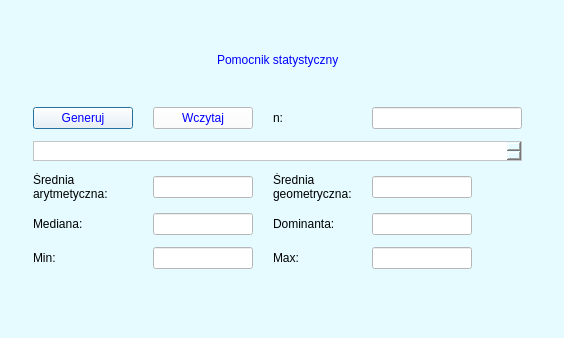
<?xml version="1.0" encoding="UTF-8"?>
<ui version="4.0">
 <class>Dialog</class>
 <widget class="QDialog" name="Dialog">
  <property name="geometry">
   <rect>
    <x>0</x>
    <y>0</y>
    <width>564</width>
    <height>338</height>
   </rect>
  </property>
  <property name="windowTitle">
   <string>Pomocnik</string>
  </property>
  <property name="styleSheet">
   <string notr="true">background-color:rgb(229, 251, 255)</string>
  </property>
  <widget class="QWidget" name="gridLayoutWidget">
   <property name="geometry">
    <rect>
     <x>19</x>
     <y>19</y>
     <width>521</width>
     <height>261</height>
    </rect>
   </property>
   <layout class="QGridLayout" name="gridLayout">
    <item row="3" column="0" colspan="4">
     <widget class="QTextEdit" name="liczbyEdit">
      <property name="maximumSize">
       <size>
        <width>16777215</width>
        <height>20</height>
       </size>
      </property>
      <property name="styleSheet">
       <string notr="true">background-color:white;</string>
      </property>
     </widget>
    </item>
    <item row="2" column="3">
     <widget class="QLineEdit" name="liczbaEdit">
      <property name="maximumSize">
       <size>
        <width>150</width>
        <height>16777215</height>
       </size>
      </property>
      <property name="styleSheet">
       <string notr="true">background-color:white;</string>
      </property>
     </widget>
    </item>
    <item row="5" column="3">
     <widget class="QLineEdit" name="dominantaEdit">
      <property name="enabled">
       <bool>false</bool>
      </property>
      <property name="maximumSize">
       <size>
        <width>100</width>
        <height>16777215</height>
       </size>
      </property>
      <property name="styleSheet">
       <string notr="true">background-color:white;</string>
      </property>
     </widget>
    </item>
    <item row="4" column="3">
     <widget class="QLineEdit" name="geometrycznaEdit">
      <property name="enabled">
       <bool>false</bool>
      </property>
      <property name="minimumSize">
       <size>
        <width>100</width>
        <height>0</height>
       </size>
      </property>
      <property name="maximumSize">
       <size>
        <width>100</width>
        <height>16777215</height>
       </size>
      </property>
      <property name="styleSheet">
       <string notr="true">background-color:white;</string>
      </property>
     </widget>
    </item>
    <item row="4" column="2">
     <widget class="QLabel" name="label_6">
      <property name="maximumSize">
       <size>
        <width>100</width>
        <height>16777215</height>
       </size>
      </property>
      <property name="text">
       <string>Średnia geometryczna:</string>
      </property>
      <property name="wordWrap">
       <bool>true</bool>
      </property>
     </widget>
    </item>
    <item row="4" column="0">
     <widget class="QLabel" name="label_3">
      <property name="maximumSize">
       <size>
        <width>100</width>
        <height>16777215</height>
       </size>
      </property>
      <property name="text">
       <string>Średnia arytmetyczna:</string>
      </property>
      <property name="wordWrap">
       <bool>true</bool>
      </property>
     </widget>
    </item>
    <item row="5" column="1">
     <widget class="QLineEdit" name="medianaEdit">
      <property name="enabled">
       <bool>false</bool>
      </property>
      <property name="maximumSize">
       <size>
        <width>100</width>
        <height>16777215</height>
       </size>
      </property>
      <property name="styleSheet">
       <string notr="true">background-color:white;</string>
      </property>
     </widget>
    </item>
    <item row="4" column="1">
     <widget class="QLineEdit" name="arytmetycznaEdit">
      <property name="enabled">
       <bool>false</bool>
      </property>
      <property name="minimumSize">
       <size>
        <width>100</width>
        <height>0</height>
       </size>
      </property>
      <property name="maximumSize">
       <size>
        <width>100</width>
        <height>16777215</height>
       </size>
      </property>
      <property name="styleSheet">
       <string notr="true">background-color:white;</string>
      </property>
     </widget>
    </item>
    <item row="6" column="0">
     <widget class="QLabel" name="label_5">
      <property name="text">
       <string>Min:</string>
      </property>
     </widget>
    </item>
    <item row="2" column="2">
     <widget class="QLabel" name="label_2">
      <property name="maximumSize">
       <size>
        <width>50</width>
        <height>16777215</height>
       </size>
      </property>
      <property name="text">
       <string>n:</string>
      </property>
     </widget>
    </item>
    <item row="5" column="2">
     <widget class="QLabel" name="label_7">
      <property name="maximumSize">
       <size>
        <width>100</width>
        <height>16777215</height>
       </size>
      </property>
      <property name="text">
       <string>Dominanta:</string>
      </property>
     </widget>
    </item>
    <item row="6" column="3">
     <widget class="QLineEdit" name="maxEdit">
      <property name="enabled">
       <bool>false</bool>
      </property>
      <property name="maximumSize">
       <size>
        <width>100</width>
        <height>16777215</height>
       </size>
      </property>
      <property name="styleSheet">
       <string notr="true">background-color:white;</string>
      </property>
     </widget>
    </item>
    <item row="5" column="0">
     <widget class="QLabel" name="label_4">
      <property name="text">
       <string>Mediana:</string>
      </property>
     </widget>
    </item>
    <item row="6" column="2">
     <widget class="QLabel" name="label_8">
      <property name="text">
       <string>Max:</string>
      </property>
     </widget>
    </item>
    <item row="6" column="1">
     <widget class="QLineEdit" name="minEdit">
      <property name="enabled">
       <bool>false</bool>
      </property>
      <property name="maximumSize">
       <size>
        <width>100</width>
        <height>16777215</height>
       </size>
      </property>
      <property name="styleSheet">
       <string notr="true">background-color:white;</string>
      </property>
     </widget>
    </item>
    <item row="2" column="0">
     <widget class="QPushButton" name="generujButton">
      <property name="maximumSize">
       <size>
        <width>100</width>
        <height>16777215</height>
       </size>
      </property>
      <property name="styleSheet">
       <string notr="true">background-color:white;
color:blue;</string>
      </property>
      <property name="text">
       <string>Generuj</string>
      </property>
     </widget>
    </item>
    <item row="2" column="1">
     <widget class="QPushButton" name="wczytajButton">
      <property name="maximumSize">
       <size>
        <width>100</width>
        <height>16777215</height>
       </size>
      </property>
      <property name="styleSheet">
       <string notr="true">background-color:white;
color:blue;</string>
      </property>
      <property name="text">
       <string>Wczytaj</string>
      </property>
     </widget>
    </item>
    <item row="0" column="0" colspan="4">
     <layout class="QHBoxLayout" name="horizontalLayout_3">
      <item>
       <spacer name="horizontalSpacer">
        <property name="orientation">
         <enum>Qt::Horizontal</enum>
        </property>
        <property name="sizeHint" stdset="0">
         <size>
          <width>40</width>
          <height>20</height>
         </size>
        </property>
       </spacer>
      </item>
      <item>
       <widget class="QLabel" name="label">
        <property name="maximumSize">
         <size>
          <width>16777215</width>
          <height>70</height>
         </size>
        </property>
        <property name="styleSheet">
         <string notr="true">color:blue;
font: 24pt &quot;.AppleSystemUIFont&quot;;
</string>
        </property>
        <property name="text">
         <string>Pomocnik statystyczny</string>
        </property>
       </widget>
      </item>
      <item>
       <spacer name="horizontalSpacer_2">
        <property name="orientation">
         <enum>Qt::Horizontal</enum>
        </property>
        <property name="sizeHint" stdset="0">
         <size>
          <width>40</width>
          <height>20</height>
         </size>
        </property>
       </spacer>
      </item>
     </layout>
    </item>
   </layout>
  </widget>
 </widget>
 <resources/>
 <connections/>
</ui>
